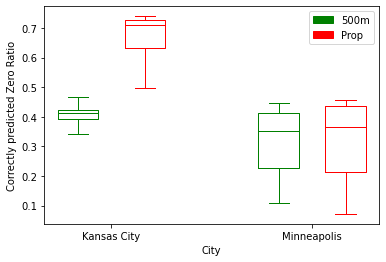

This chart was generated by the following Python code:
# -*- coding: utf-8 -*-
"""
Created on Mon Feb  6 16:27:22 2023

@author: dohyeon
"""

import pandas as pd
import numpy as np
import matplotlib.pyplot as plt
import user_utils as uu
from sklearn.metrics import mean_absolute_percentage_error as mape
from sklearn.metrics import mean_squared_error as mse, mean_absolute_error as mae
import matplotlib.pyplot as plt


temp_obj = uu.load_gpickle(r'kansas_real_pred_y_prop_0824.pickle')
temp_obj1 = uu.load_gpickle(r'kansas_real_pred_y_fixed_0824.pickle')


min_prop_obj = uu.load_gpickle(r'../Minneapolis/minneapolis_real_pred_y_prop_0820.pickle')
min_fixed_obj = uu.load_gpickle(r'../Minneapolis/minneapolis_real_pred_y_fixed_0820.pickle')
#%%

all_pred_y_prop, all_real_y_prop = temp_obj['pred_y'], temp_obj['real_y']
all_pred_y_fixed, all_real_y_fixed = temp_obj1['pred_y'], temp_obj1['real_y']


all_pred_y_prop_min, all_real_y_prop_min = min_prop_obj['pred_y'], min_prop_obj['real_y']
all_pred_y_fixed_min, all_real_y_fixed_min = min_fixed_obj['pred_y'], min_fixed_obj['real_y']


def count_real_0_as_0(real_1d, pred_1d):
    return np.intersect1d(np.where(real_1d==0)[0],np.where(pred_1d==0)[0]).shape[0]


frr1 = np.array([count_real_0_as_0(xx,yy) / np.where(xx==0)[0].shape[0] for xx,yy in zip(all_real_y_fixed, all_pred_y_fixed)])
frr2 = np.array([count_real_0_as_0(xx,yy) / np.where(xx==0)[0].shape[0] for xx,yy in zip(all_real_y_prop, all_pred_y_prop)])


drr1 = np.array([count_real_0_as_0(xx,yy) / np.where(xx==0)[0].shape[0] for xx,yy in zip(all_real_y_fixed_min, all_pred_y_fixed_min)])
drr2 = np.array([count_real_0_as_0(xx,yy) / np.where(xx==0)[0].shape[0] for xx,yy in zip(all_real_y_prop_min, all_pred_y_prop_min)])



#plt.boxplot({1:frr1, 2:frr2}.values(), showfliers=True)

#%%
from matplotlib.patches import Patch

bp=plt.boxplot({1:frr1, 2:frr2, 3:drr1, 4:drr2}.values(), positions=[1, 2, 4, 5], widths=0.6, showfliers=False)
colors = ['green', 'red']


for i, color in enumerate(colors * 2):
    plt.setp(bp['boxes'][i], color=color)
    plt.setp(bp['whiskers'][i*2], color=color)
    plt.setp(bp['whiskers'][i*2 + 1], color=color)
    plt.setp(bp['caps'][i*2], color=color)
    plt.setp(bp['caps'][i*2 + 1], color=color)
    plt.setp(bp['medians'][i], color=color)

legend_elements = [Patch(facecolor='green', edgecolor='green', label='500m'),
                   Patch(facecolor='red', edgecolor='red', label='Prop')]
plt.legend(handles=legend_elements)

# x 축 레이블 설정
plt.xticks([1.5, 4.5], ['Kansas City', 'Minneapolis'])
plt.ylabel('Correctly predicted Zero Ratio')
plt.xlabel('City')

plt.show()
